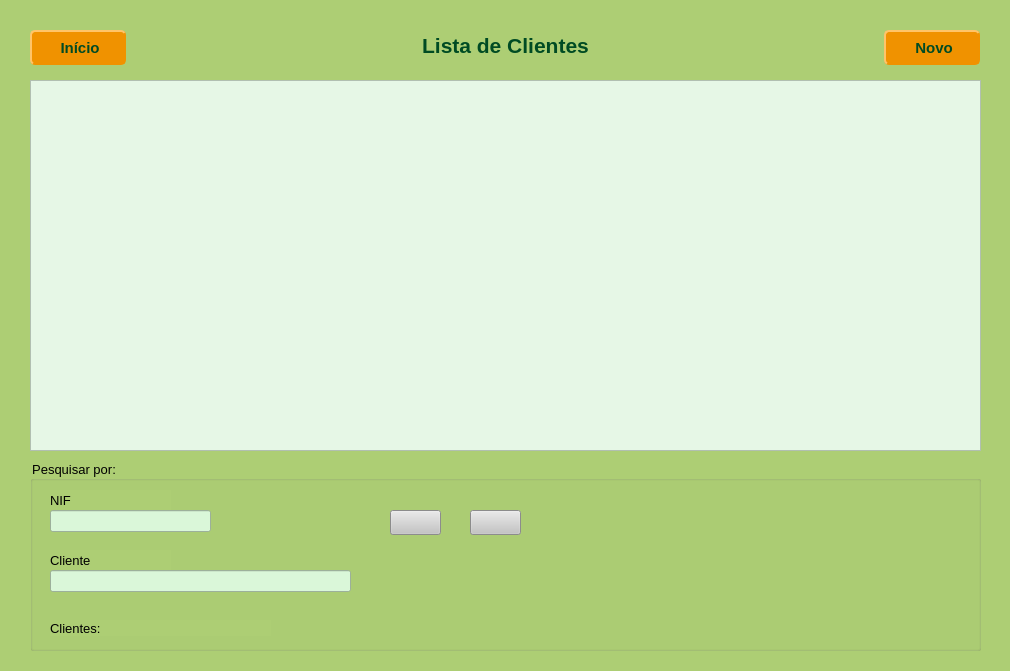
<?xml version="1.0" encoding="UTF-8"?>
<ui version="4.0">
 <class>Clientes</class>
 <widget class="QWidget" name="Clientes">
  <property name="geometry">
   <rect>
    <x>0</x>
    <y>0</y>
    <width>1010</width>
    <height>671</height>
   </rect>
  </property>
  <property name="minimumSize">
   <size>
    <width>1010</width>
    <height>671</height>
   </size>
  </property>
  <property name="maximumSize">
   <size>
    <width>1010</width>
    <height>671</height>
   </size>
  </property>
  <property name="windowTitle">
   <string>Form</string>
  </property>
  <widget class="QStackedWidget" name="stackedWidget">
   <property name="geometry">
    <rect>
     <x>0</x>
     <y>0</y>
     <width>1010</width>
     <height>671</height>
    </rect>
   </property>
   <property name="minimumSize">
    <size>
     <width>1010</width>
     <height>671</height>
    </size>
   </property>
   <property name="maximumSize">
    <size>
     <width>1010</width>
     <height>671</height>
    </size>
   </property>
   <property name="styleSheet">
    <string notr="true">background-color: #ADCE74;</string>
   </property>
   <property name="currentIndex">
    <number>0</number>
   </property>
   <widget class="QWidget" name="page1_ListarClientes">
    <widget class="QPushButton" name="btnInicio_clientes">
     <property name="geometry">
      <rect>
       <x>30</x>
       <y>30</y>
       <width>96</width>
       <height>35</height>
      </rect>
     </property>
     <property name="font">
      <font>
       <pointsize>11</pointsize>
       <bold>true</bold>
      </font>
     </property>
     <property name="cursor">
      <cursorShape>PointingHandCursor</cursorShape>
     </property>
     <property name="styleSheet">
      <string notr="true">	background-color: #F09200;
	color: #004b23;
	border: 1.5px solid #F09200;
	border-style: outset;
	border-radius: 5px;</string>
     </property>
     <property name="text">
      <string> Início</string>
     </property>
     <property name="icon">
      <iconset resource="imagens.qrc">
       <normaloff>:/img/img/Home.png</normaloff>:/img/img/Home.png</iconset>
     </property>
    </widget>
    <widget class="QLabel" name="label">
     <property name="geometry">
      <rect>
       <x>150</x>
       <y>30</y>
       <width>711</width>
       <height>31</height>
      </rect>
     </property>
     <property name="font">
      <font>
       <pointsize>16</pointsize>
       <bold>true</bold>
      </font>
     </property>
     <property name="styleSheet">
      <string notr="true">color: #004b23;</string>
     </property>
     <property name="text">
      <string>Lista de Clientes</string>
     </property>
     <property name="alignment">
      <set>Qt::AlignCenter</set>
     </property>
    </widget>
    <widget class="QPushButton" name="btnNovo_cliente">
     <property name="geometry">
      <rect>
       <x>884</x>
       <y>30</y>
       <width>96</width>
       <height>35</height>
      </rect>
     </property>
     <property name="font">
      <font>
       <pointsize>11</pointsize>
       <bold>true</bold>
      </font>
     </property>
     <property name="cursor">
      <cursorShape>PointingHandCursor</cursorShape>
     </property>
     <property name="styleSheet">
      <string notr="true">	background-color: #F09200;
	color: #004b23;
	border: 1.5px solid #F09200;
	border-style: outset;
	border-radius: 5px;</string>
     </property>
     <property name="text">
      <string> Novo</string>
     </property>
     <property name="icon">
      <iconset resource="imagens.qrc">
       <normaloff>:/img/img/Add.png</normaloff>:/img/img/Add.png</iconset>
     </property>
    </widget>
    <widget class="QTableWidget" name="tableWidget_clientes">
     <property name="geometry">
      <rect>
       <x>30</x>
       <y>80</y>
       <width>951</width>
       <height>371</height>
      </rect>
     </property>
     <property name="styleSheet">
      <string notr="true">background-color: #E6F7E6;</string>
     </property>
     <property name="wordWrap">
      <bool>true</bool>
     </property>
     <attribute name="horizontalHeaderDefaultSectionSize">
      <number>100</number>
     </attribute>
     <attribute name="horizontalHeaderHighlightSections">
      <bool>false</bool>
     </attribute>
     <attribute name="horizontalHeaderStretchLastSection">
      <bool>false</bool>
     </attribute>
    </widget>
    <widget class="QGroupBox" name="groupBox">
     <property name="geometry">
      <rect>
       <x>30</x>
       <y>460</y>
       <width>951</width>
       <height>191</height>
      </rect>
     </property>
     <property name="font">
      <font>
       <pointsize>10</pointsize>
       <fontweight>DemiBold</fontweight>
      </font>
     </property>
     <property name="title">
      <string>Pesquisar por:</string>
     </property>
     <widget class="QLabel" name="lblTotalClientes">
      <property name="geometry">
       <rect>
        <x>20</x>
        <y>160</y>
        <width>221</width>
        <height>16</height>
       </rect>
      </property>
      <property name="font">
       <font>
        <pointsize>10</pointsize>
        <fontweight>ExtraBold</fontweight>
       </font>
      </property>
      <property name="text">
       <string>Clientes:</string>
      </property>
     </widget>
     <widget class="QPushButton" name="btnPesquisarCliente">
      <property name="geometry">
       <rect>
        <x>360</x>
        <y>50</y>
        <width>51</width>
        <height>25</height>
       </rect>
      </property>
      <property name="font">
       <font>
        <fontweight>DemiBold</fontweight>
       </font>
      </property>
      <property name="cursor">
       <cursorShape>PointingHandCursor</cursorShape>
      </property>
      <property name="styleSheet">
       <string notr="true">
background-color: rgb(196, 196, 196);</string>
      </property>
      <property name="text">
       <string/>
      </property>
      <property name="icon">
       <iconset resource="imagens.qrc">
        <normaloff>:/img/img/pesquisar.png</normaloff>:/img/img/pesquisar.png</iconset>
      </property>
     </widget>
     <widget class="QLineEdit" name="txtNifPesquisa">
      <property name="geometry">
       <rect>
        <x>20</x>
        <y>50</y>
        <width>161</width>
        <height>22</height>
       </rect>
      </property>
      <property name="styleSheet">
       <string notr="true">background-color:#DAF7D9;</string>
      </property>
     </widget>
     <widget class="QLabel" name="label_4">
      <property name="geometry">
       <rect>
        <x>20</x>
        <y>30</y>
        <width>121</width>
        <height>20</height>
       </rect>
      </property>
      <property name="font">
       <font>
        <pointsize>10</pointsize>
        <bold>false</bold>
       </font>
      </property>
      <property name="text">
       <string>NIF</string>
      </property>
     </widget>
     <widget class="QLineEdit" name="txtClientePesquisa">
      <property name="geometry">
       <rect>
        <x>20</x>
        <y>110</y>
        <width>301</width>
        <height>22</height>
       </rect>
      </property>
      <property name="styleSheet">
       <string notr="true">background-color:#DAF7D9;</string>
      </property>
     </widget>
     <widget class="QLabel" name="label_5">
      <property name="geometry">
       <rect>
        <x>20</x>
        <y>90</y>
        <width>121</width>
        <height>20</height>
       </rect>
      </property>
      <property name="font">
       <font>
        <pointsize>10</pointsize>
        <bold>false</bold>
       </font>
      </property>
      <property name="text">
       <string>Cliente</string>
      </property>
     </widget>
     <widget class="QPushButton" name="btnLimparPesquisa">
      <property name="geometry">
       <rect>
        <x>440</x>
        <y>50</y>
        <width>51</width>
        <height>25</height>
       </rect>
      </property>
      <property name="font">
       <font>
        <fontweight>DemiBold</fontweight>
       </font>
      </property>
      <property name="cursor">
       <cursorShape>PointingHandCursor</cursorShape>
      </property>
      <property name="styleSheet">
       <string notr="true">
background-color: rgb(196, 196, 196);</string>
      </property>
      <property name="text">
       <string/>
      </property>
      <property name="icon">
       <iconset resource="imagens.qrc">
        <normaloff>:/img/img/Refresh.png</normaloff>:/img/img/Refresh.png</iconset>
      </property>
     </widget>
    </widget>
   </widget>
   <widget class="QWidget" name="page2_RegistarClientes">
    <widget class="QTextEdit" name="txtObservacoes">
     <property name="geometry">
      <rect>
       <x>30</x>
       <y>550</y>
       <width>411</width>
       <height>65</height>
      </rect>
     </property>
     <property name="styleSheet">
      <string notr="true">background-color:#DAF7D9;</string>
     </property>
    </widget>
    <widget class="QLineEdit" name="txtNIF">
     <property name="geometry">
      <rect>
       <x>30</x>
       <y>280</y>
       <width>161</width>
       <height>22</height>
      </rect>
     </property>
     <property name="styleSheet">
      <string notr="true">background-color:#DAF7D9;</string>
     </property>
     <property name="text">
      <string/>
     </property>
     <property name="maxLength">
      <number>9</number>
     </property>
     <property name="alignment">
      <set>Qt::AlignRight|Qt::AlignTrailing|Qt::AlignVCenter</set>
     </property>
    </widget>
    <widget class="QLineEdit" name="txtNome">
     <property name="geometry">
      <rect>
       <x>30</x>
       <y>190</y>
       <width>411</width>
       <height>22</height>
      </rect>
     </property>
     <property name="styleSheet">
      <string notr="true">background-color:#DAF7D9;</string>
     </property>
     <property name="text">
      <string/>
     </property>
    </widget>
    <widget class="QLabel" name="label_18">
     <property name="geometry">
      <rect>
       <x>670</x>
       <y>100</y>
       <width>111</width>
       <height>16</height>
      </rect>
     </property>
     <property name="text">
      <string>Data do registo</string>
     </property>
    </widget>
    <widget class="QLabel" name="label_13">
     <property name="geometry">
      <rect>
       <x>280</x>
       <y>260</y>
       <width>91</width>
       <height>16</height>
      </rect>
     </property>
     <property name="text">
      <string>Telefone</string>
     </property>
    </widget>
    <widget class="QLineEdit" name="txtRegisto">
     <property name="enabled">
      <bool>false</bool>
     </property>
     <property name="geometry">
      <rect>
       <x>30</x>
       <y>120</y>
       <width>113</width>
       <height>22</height>
      </rect>
     </property>
     <property name="styleSheet">
      <string notr="true">background-color: rgb(208, 208, 208);</string>
     </property>
     <property name="frame">
      <bool>false</bool>
     </property>
     <property name="alignment">
      <set>Qt::AlignRight|Qt::AlignTrailing|Qt::AlignVCenter</set>
     </property>
    </widget>
    <widget class="QLabel" name="label_16">
     <property name="geometry">
      <rect>
       <x>30</x>
       <y>530</y>
       <width>91</width>
       <height>16</height>
      </rect>
     </property>
     <property name="text">
      <string>Observações</string>
     </property>
    </widget>
    <widget class="QLabel" name="label_8">
     <property name="geometry">
      <rect>
       <x>150</x>
       <y>30</y>
       <width>711</width>
       <height>31</height>
      </rect>
     </property>
     <property name="font">
      <font>
       <pointsize>16</pointsize>
       <bold>true</bold>
      </font>
     </property>
     <property name="styleSheet">
      <string notr="true">color: #004b23;</string>
     </property>
     <property name="text">
      <string>Registo de Clientes</string>
     </property>
     <property name="alignment">
      <set>Qt::AlignCenter</set>
     </property>
    </widget>
    <widget class="QLabel" name="label_11">
     <property name="geometry">
      <rect>
       <x>30</x>
       <y>170</y>
       <width>191</width>
       <height>16</height>
      </rect>
     </property>
     <property name="text">
      <string>Cliente</string>
     </property>
    </widget>
    <widget class="QLineEdit" name="txtTelefone">
     <property name="geometry">
      <rect>
       <x>280</x>
       <y>280</y>
       <width>161</width>
       <height>22</height>
      </rect>
     </property>
     <property name="styleSheet">
      <string notr="true">background-color:#DAF7D9;</string>
     </property>
     <property name="text">
      <string/>
     </property>
     <property name="maxLength">
      <number>9</number>
     </property>
     <property name="alignment">
      <set>Qt::AlignRight|Qt::AlignTrailing|Qt::AlignVCenter</set>
     </property>
    </widget>
    <widget class="QPushButton" name="btnVoltar_clientes">
     <property name="geometry">
      <rect>
       <x>30</x>
       <y>30</y>
       <width>96</width>
       <height>35</height>
      </rect>
     </property>
     <property name="font">
      <font>
       <pointsize>11</pointsize>
       <bold>true</bold>
      </font>
     </property>
     <property name="cursor">
      <cursorShape>PointingHandCursor</cursorShape>
     </property>
     <property name="styleSheet">
      <string notr="true">	background-color: #F09200;
	color: #004b23;
	border: 1.5px solid #F09200;
	border-style: outset;
	border-radius: 5px;</string>
     </property>
     <property name="text">
      <string> Voltar</string>
     </property>
     <property name="icon">
      <iconset resource="imagens.qrc">
       <normaloff>:/img/img/Previous.png</normaloff>:/img/img/Previous.png</iconset>
     </property>
    </widget>
    <widget class="QLineEdit" name="txtData">
     <property name="enabled">
      <bool>false</bool>
     </property>
     <property name="geometry">
      <rect>
       <x>670</x>
       <y>120</y>
       <width>141</width>
       <height>22</height>
      </rect>
     </property>
     <property name="styleSheet">
      <string notr="true">background-color: rgb(208, 208, 208);</string>
     </property>
     <property name="text">
      <string/>
     </property>
     <property name="frame">
      <bool>false</bool>
     </property>
     <property name="alignment">
      <set>Qt::AlignRight|Qt::AlignTrailing|Qt::AlignVCenter</set>
     </property>
    </widget>
    <widget class="QLabel" name="label_9">
     <property name="geometry">
      <rect>
       <x>30</x>
       <y>100</y>
       <width>81</width>
       <height>16</height>
      </rect>
     </property>
     <property name="text">
      <string>Registo</string>
     </property>
    </widget>
    <widget class="QLabel" name="label_12">
     <property name="geometry">
      <rect>
       <x>30</x>
       <y>260</y>
       <width>91</width>
       <height>16</height>
      </rect>
     </property>
     <property name="text">
      <string>NIF</string>
     </property>
    </widget>
    <widget class="QLabel" name="label_22">
     <property name="geometry">
      <rect>
       <x>30</x>
       <y>410</y>
       <width>91</width>
       <height>16</height>
      </rect>
     </property>
     <property name="text">
      <string>Endereço</string>
     </property>
    </widget>
    <widget class="QLineEdit" name="txtEmail">
     <property name="geometry">
      <rect>
       <x>30</x>
       <y>360</y>
       <width>411</width>
       <height>22</height>
      </rect>
     </property>
     <property name="styleSheet">
      <string notr="true">background-color:#DAF7D9;</string>
     </property>
     <property name="text">
      <string/>
     </property>
    </widget>
    <widget class="QLabel" name="label_23">
     <property name="geometry">
      <rect>
       <x>30</x>
       <y>340</y>
       <width>91</width>
       <height>16</height>
      </rect>
     </property>
     <property name="text">
      <string>Email</string>
     </property>
    </widget>
    <widget class="QPushButton" name="btnCancelar">
     <property name="geometry">
      <rect>
       <x>890</x>
       <y>130</y>
       <width>96</width>
       <height>35</height>
      </rect>
     </property>
     <property name="font">
      <font>
       <pointsize>11</pointsize>
       <bold>true</bold>
      </font>
     </property>
     <property name="cursor">
      <cursorShape>PointingHandCursor</cursorShape>
     </property>
     <property name="styleSheet">
      <string notr="true">	background-color: #F09200;
	color: #004b23;
	border: 1.5px solid #F09200;
	border-style: outset;
	border-radius: 5px;</string>
     </property>
     <property name="text">
      <string> Cancelar</string>
     </property>
     <property name="icon">
      <iconset resource="imagens.qrc">
       <normaloff>:/img/img/Delete.png</normaloff>:/img/img/Delete.png</iconset>
     </property>
    </widget>
    <widget class="QPushButton" name="btnEliminar">
     <property name="geometry">
      <rect>
       <x>890</x>
       <y>250</y>
       <width>96</width>
       <height>35</height>
      </rect>
     </property>
     <property name="font">
      <font>
       <pointsize>11</pointsize>
       <bold>true</bold>
      </font>
     </property>
     <property name="cursor">
      <cursorShape>PointingHandCursor</cursorShape>
     </property>
     <property name="styleSheet">
      <string notr="true">	background-color: #F09200;
	color: #004b23;
	border: 1.5px solid #F09200;
	border-style: outset;
	border-radius: 5px;</string>
     </property>
     <property name="text">
      <string> Eliminar</string>
     </property>
     <property name="icon">
      <iconset resource="imagens.qrc">
       <normaloff>:/img/img/Apagar.png</normaloff>:/img/img/Apagar.png</iconset>
     </property>
    </widget>
    <widget class="QPushButton" name="btnModificar">
     <property name="geometry">
      <rect>
       <x>890</x>
       <y>190</y>
       <width>96</width>
       <height>35</height>
      </rect>
     </property>
     <property name="font">
      <font>
       <pointsize>11</pointsize>
       <bold>true</bold>
      </font>
     </property>
     <property name="cursor">
      <cursorShape>PointingHandCursor</cursorShape>
     </property>
     <property name="styleSheet">
      <string notr="true">	background-color: #F09200;
	color: #004b23;
	border: 1.5px solid #F09200;
	border-style: outset;
	border-radius: 5px;</string>
     </property>
     <property name="text">
      <string> Alterar</string>
     </property>
     <property name="icon">
      <iconset resource="imagens.qrc">
       <normaloff>:/img/img/Modify.png</normaloff>:/img/img/Modify.png</iconset>
     </property>
    </widget>
    <widget class="QPushButton" name="btnGuardar">
     <property name="geometry">
      <rect>
       <x>890</x>
       <y>70</y>
       <width>96</width>
       <height>35</height>
      </rect>
     </property>
     <property name="font">
      <font>
       <pointsize>11</pointsize>
       <bold>true</bold>
      </font>
     </property>
     <property name="cursor">
      <cursorShape>PointingHandCursor</cursorShape>
     </property>
     <property name="styleSheet">
      <string notr="true">	background-color: #F09200;
	color: #004b23;
	border: 1.5px solid #F09200;
	border-style: outset;
	border-radius: 5px;</string>
     </property>
     <property name="text">
      <string> Guardar</string>
     </property>
     <property name="icon">
      <iconset resource="imagens.qrc">
       <normaloff>:/img/img/Save.png</normaloff>:/img/img/Save.png</iconset>
     </property>
    </widget>
    <widget class="QTextEdit" name="txtEndereco">
     <property name="geometry">
      <rect>
       <x>30</x>
       <y>430</y>
       <width>411</width>
       <height>65</height>
      </rect>
     </property>
     <property name="styleSheet">
      <string notr="true">background-color:#DAF7D9;</string>
     </property>
    </widget>
    <widget class="QLabel" name="lblErro">
     <property name="geometry">
      <rect>
       <x>710</x>
       <y>30</y>
       <width>261</width>
       <height>20</height>
      </rect>
     </property>
     <property name="text">
      <string/>
     </property>
    </widget>
   </widget>
  </widget>
 </widget>
 <tabstops>
  <tabstop>txtRegisto</tabstop>
  <tabstop>txtData</tabstop>
  <tabstop>txtNome</tabstop>
  <tabstop>txtNIF</tabstop>
  <tabstop>txtTelefone</tabstop>
  <tabstop>txtEmail</tabstop>
  <tabstop>txtEndereco</tabstop>
  <tabstop>txtObservacoes</tabstop>
  <tabstop>tableWidget_clientes</tabstop>
  <tabstop>btnInicio_clientes</tabstop>
  <tabstop>txtNifPesquisa</tabstop>
  <tabstop>btnVoltar_clientes</tabstop>
  <tabstop>btnNovo_cliente</tabstop>
  <tabstop>txtClientePesquisa</tabstop>
  <tabstop>btnCancelar</tabstop>
  <tabstop>btnEliminar</tabstop>
  <tabstop>btnModificar</tabstop>
  <tabstop>btnGuardar</tabstop>
  <tabstop>btnPesquisarCliente</tabstop>
 </tabstops>
 <resources>
  <include location="imagens.qrc"/>
 </resources>
 <connections/>
</ui>
